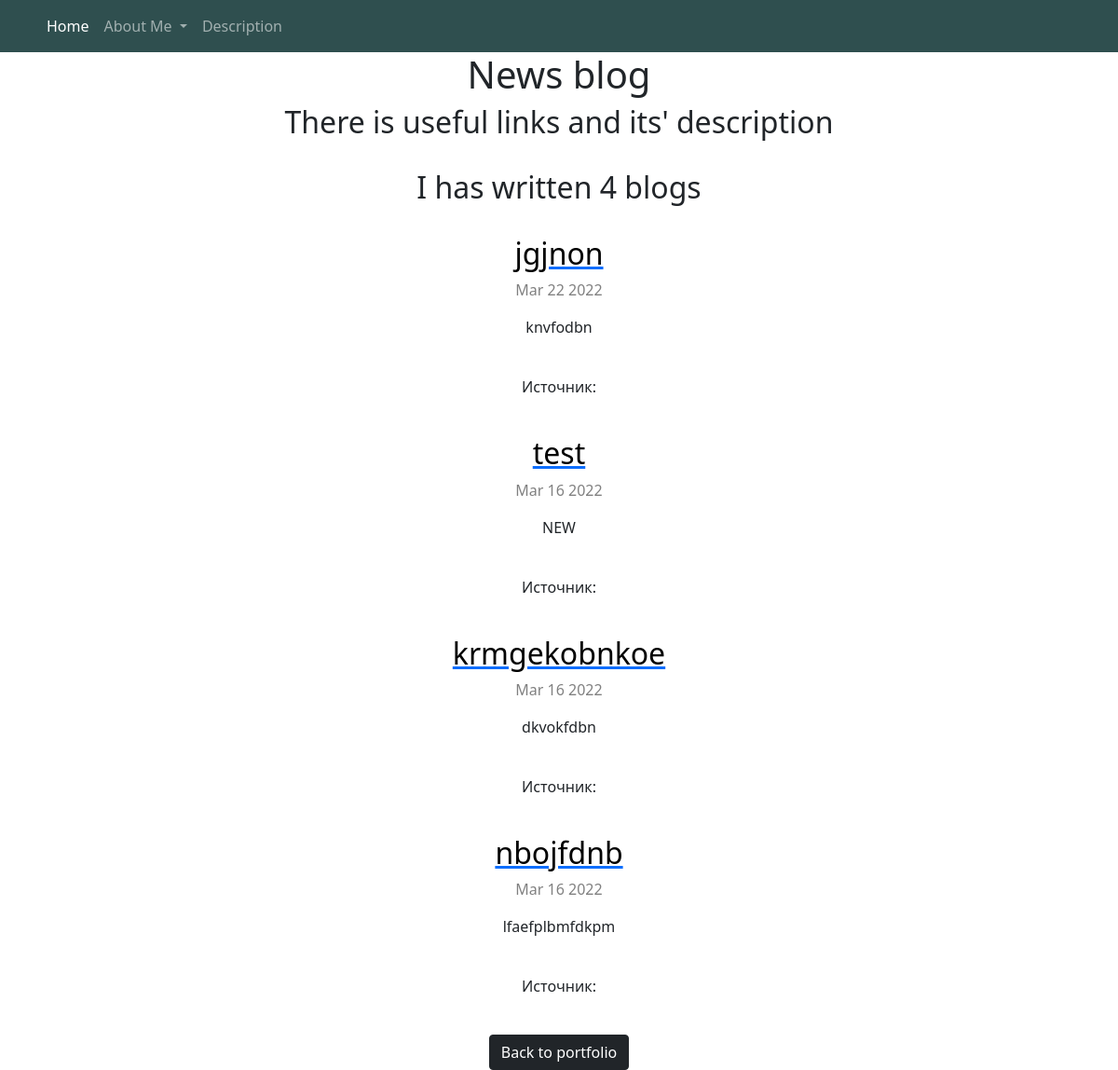
The page /blog/ on the database as committed earlier.
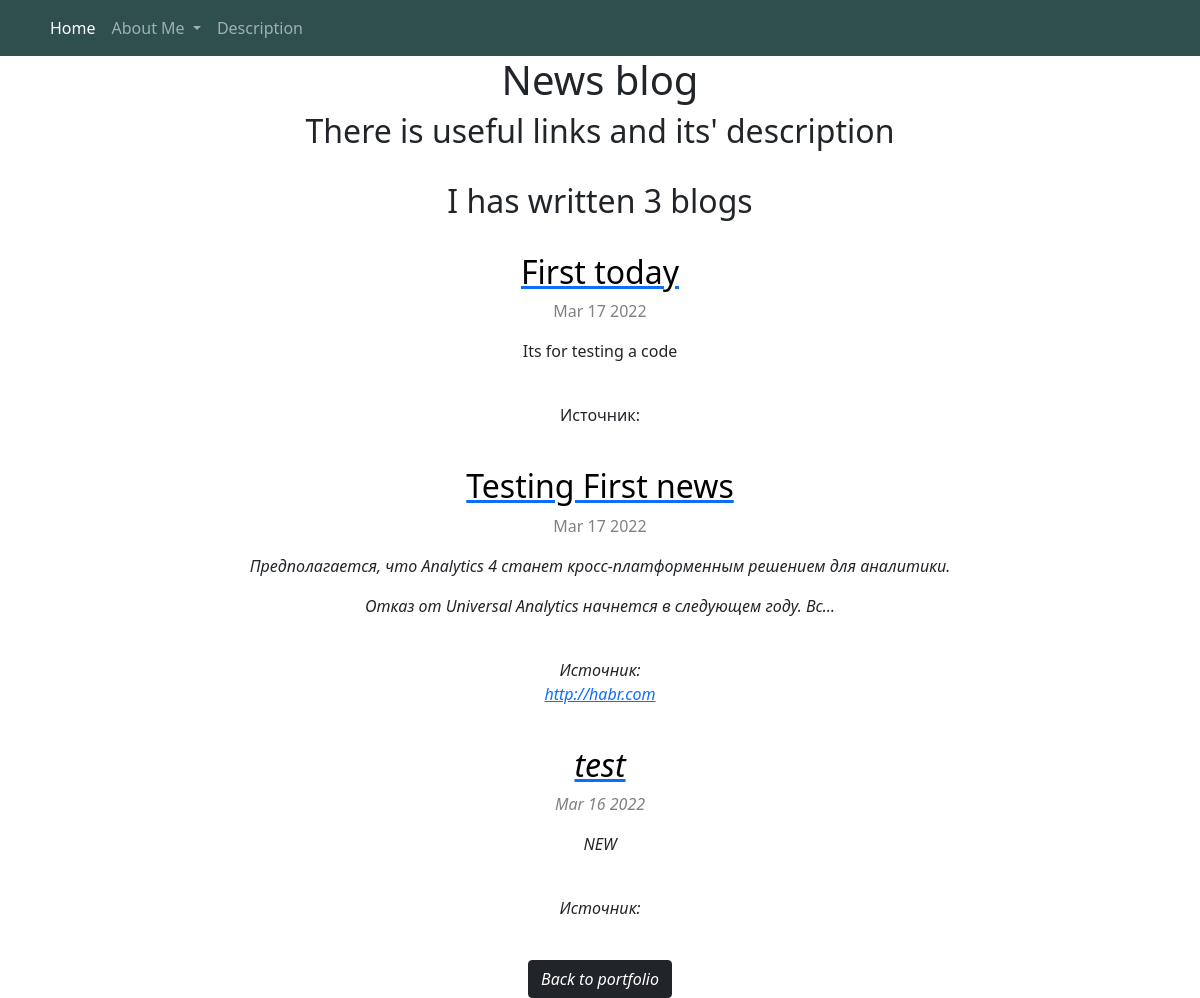
The same page on the database as committed later.
### blog/models.py (models this page shows, shortened)
class Blog(models.Model):
    title = models.CharField(max_length=100)
    url = models.URLField(blank=True)
    date = models.DateField(blank=True)
    description = models.TextField()

### blog/views.py (the view)
# urls.py: path('', views.all_blogs, name='all_blogs'),
def all_blogs(request):
    blogs = Blog.objects.order_by('-date')
    return render(request, 'blog/all_blogs.html', {'blogs': blogs})

### blog/templates/blog/all_blogs.html (shortened to what this page needs)
{% extends 'portfolio/base.html' %}
{% block content %}
<div class="container text-center">
    <h1>News blog</h1>
    <h2>There is useful links and its' description</h2>
    <br>
</div>
<div class="container text-center">
    <h2>I has written {{ blogs.count}} blog{{ blogs.count|pluralize }}</h2>
</div>
<br>
{% for b in blogs %}
    <div class="container text-center">
        <a href="{% url 'blog:detail' b.id %}"><h2 style="color:black">{{ b.title }}</h2></a>
        <p style="color:Grey">{{ b.date|date:'M d Y' }}</p>
        <p>{{ b.description|safe|truncatechars:150 }}</p>
        <br>
        Источник: <a href="{{ b.url }}"><p>{{ b.url|truncatechars:30 }}</p></a>
        <br>
    </div>
{% endfor %}
<div class="container text-center">
    <a href="{% url 'home' %}" class="btn btn-dark">Back to portfolio</a>
</div>
{% endblock %}

Rows that differ between the two databases and show on the page:
removed Blog: title "jgjnon", date "Mar 22 2022", description "knvfodbn"
removed Blog: title "krmgekobnkoe", date "Mar 16 2022", description "dkvokfdbn"
removed Blog: title "nbojfdnb", date "Mar 16 2022", description "lfaefplbmfdkpm"
added Blog: title "First today", date "Mar 17 2022", description "Its for testing a code"
added Blog: title "Testing First news", date "Mar 17 2022", description "Предполагается, что Analytics 4 станет кросс-платформенным решением для аналитики. Отказ от Universal Analytics начнется в следующем году. Вс…", url "http://habr.com"
Other text that changed with them:
{{ blogs.count }}: "4" → "3"
